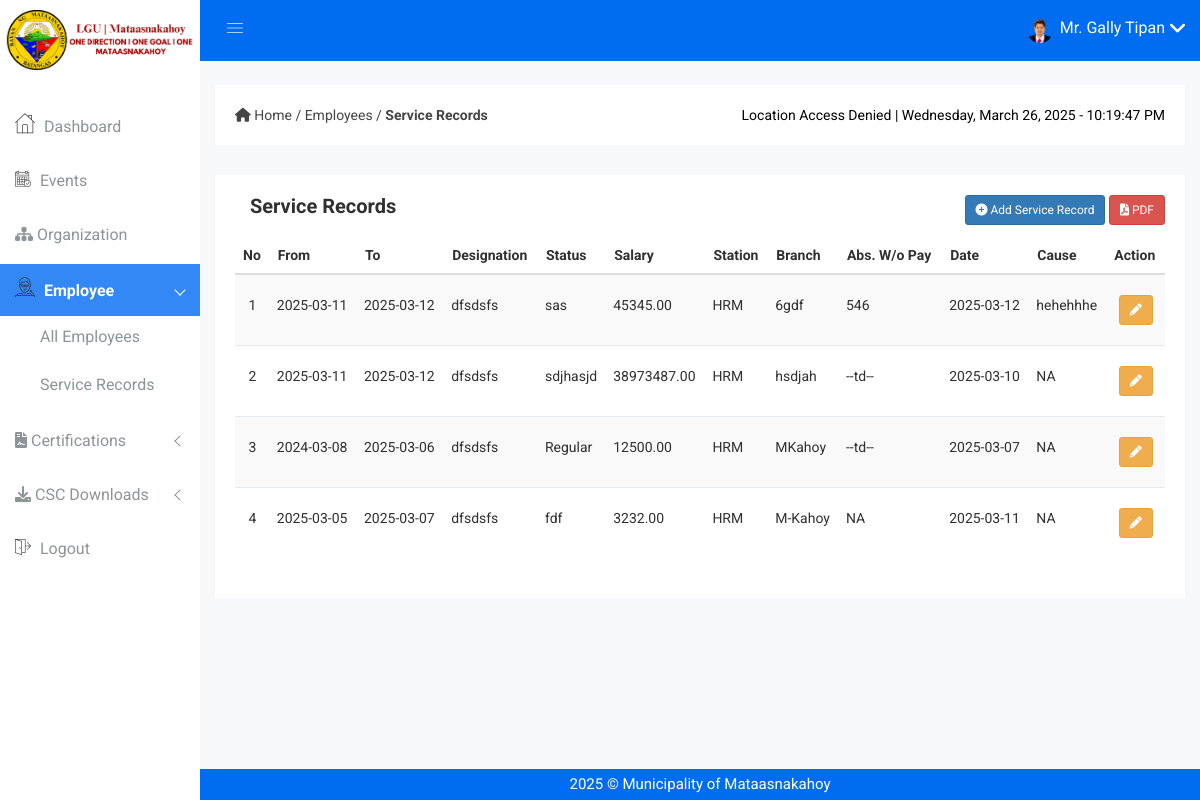
The page /service_records.php?empno=HRM-ADMIN (signed in) on the database its author committed.
### tables this page shows
CREATE TABLE IF NOT EXISTS `employee` (
  `employee_no` varchar(100) NOT NULL,
  `firstname` varchar(50) NOT NULL,
  `middlename` varchar(50) DEFAULT NULL,
  `lastname` varchar(50) NOT NULL,
  `name_extension` varchar(10) DEFAULT NULL,
  `dob` date NOT NULL,
  `pob` varchar(255) NOT NULL,
  `sex` enum('Male','Female') NOT NULL,
  `civil_status` varchar(255) DEFAULT NULL,
  `address` text NOT NULL,
  `blood_type` enum('A+','A-','B+','B-','AB+','AB-','O+','O-','Unknown') DEFAULT 'Unknown',
  `mobile_no` bigint DEFAULT NULL,
  `email_address` varchar(100) NOT NULL,
  `image` varchar(255) DEFAULT NULL,
  `created_at` timestamp NOT NULL DEFAULT CURRENT_TIMESTAMP,
  `updated_at` timestamp NOT NULL DEFAULT CURRENT_TIMESTAMP ON UPDATE CURRENT_TIMESTAMP,
  PRIMARY KEY (`employee_no`),
  UNIQUE KEY `email_address` (`email_address`)
);

CREATE TABLE IF NOT EXISTS `service_records` (
  `id` int NOT NULL AUTO_INCREMENT,
  `employee_no` varchar(100) NOT NULL,
  `from_date` date NOT NULL,
  `to_date` date NOT NULL,
  `designation` varchar(255) NOT NULL,
  `status` varchar(100) NOT NULL,
  `salary` decimal(15,2) NOT NULL,
  `station_place` varchar(255) NOT NULL,
  `branch` varchar(255) NOT NULL,
  `abs_wo_pay` varchar(50) DEFAULT NULL,
  `date_separated` date DEFAULT NULL,
  `cause_of_separation` varchar(255) DEFAULT NULL,
  `created_at` timestamp NOT NULL DEFAULT CURRENT_TIMESTAMP,
  `updated_at` timestamp NOT NULL DEFAULT CURRENT_TIMESTAMP ON UPDATE CURRENT_TIMESTAMP,
  PRIMARY KEY (`id`),
  KEY `employee_no` (`employee_no`)
);

### service_records.php (the view, shortened to what this page needs)
<?php
include "dbcon.php";
if (isset($_GET['empno'])) {
  $employee_no = $_GET['empno'];
  $query = "SELECT *
FROM service_records WHERE employee_no = ?";
  $stmt = $con->prepare($query);
  $stmt->bind_param("s", $employee_no);
  $stmt->execute();
  $result = $stmt->get_result();
  if ($row = $result->fetch_assoc()) {
    $employee_no = $row['employee_no'];
  }
}
?>
<!DOCTYPE html>
<html class="no-js" lang="en">
<head>
  <link rel="stylesheet" href="css/bootstrap.min.css" />
  <link rel="stylesheet" href="css/font-awesome.min.css" />
  <link rel="stylesheet" href="css/owl.carousel.css" />
  <link rel="stylesheet" href="css/owl.theme.css" />
  <link rel="stylesheet" href="css/owl.transitions.css" />
  <link rel="stylesheet" href="css/animate.css" />
  <link rel="stylesheet" href="css/normalize.css" />
  <link rel="stylesheet" href="css/meanmenu.min.css" />
  <link rel="stylesheet" href="css/main.css" />
  <link rel="stylesheet" href="css/educate-custon-icon.css" />
  <link rel="stylesheet" href="css/morrisjs/morris.css" />
  <link rel="stylesheet" href="css/scrollbar/jquery.mCustomScrollbar.min.css" />
  <link rel="stylesheet" href="css/metisMenu/metisMenu.min.css" />
  <link rel="stylesheet" href="css/metisMenu/metisMenu-vertical.css" />
  <link rel="stylesheet" href="style.css" />
  <link rel="stylesheet" href="css/responsive.css" />
  <link rel="stylesheet" href="//cdn.datatables.net/2.1.4/css/dataTables.dataTables.min.css" />
  <link href="https://cdn.jsdelivr.net/npm/sweetalert2@11.12.3/dist/sweetalert2.min.css" rel="stylesheet">
</head>
<body>
  <?php include 'includes/sidebar.php'; ?>
  <?php include 'includes/header.php'; ?>
  <div class="breadcome-area">
    <div class="container-fluid">
      <div class="row">
        <div class="col-lg-12">
          <div class="breadcome-list single-page-breadcome">
            <div class="row">
              <div class="col-lg-12">
                <div class="breadcome-heading">
                  <div class="row">
                    <div class="col-lg-12" style="display: flex; justify-content: space-between; align-items: center;">
                      <ul class="breadcome-menu" style="display: flex; align-items: center; padding: 0; margin: 0;">
                        <li>
                          <link rel="stylesheet" href="https://cdnjs.cloudflare.com/ajax/libs/font-awesome/6.0.0-beta3/css/all.min.css">
                          <a href="dashboard.php">
                            <i class="fas fa-home"></i> Home
                          </a>
                          <span class="bread-slash"> / </span>
                          <a href="all-employees.php">
                            Employees
                          </a>
                          <span class="bread-slash"> / </span>
                          <a href="#">
                            <strong>Service Records</strong>
                          </a>
                        </li>
                      </ul>
                      <div class="pst-container">
                        <span id="user-location">Detecting location...</span> |
                        <span id="pst-date"></span> - <span id="pst-time"></span>
                      </div>
                    </div>
                  </div>
                </div>
              </div>
            </div>
          </div>
        </div>
      </div>
    </div>
  </div>
  <div class="product-status mg-b-15">
    <div class="container-fluid">
      <div class="row">
        <div class="col-lg-12 col-md-12 col-sm-12 col-xs-12">
          <div class="product-status-wrap drp-lst">
            <div class="col-lg-6 col-md-6 col-sm-6 col-xs-12">
              <h4>Service Records</h4>
            </div>
            <div class="row">
              <div class="col-md-6 text-right">
                <div class="button-container">
                  <a href="#addservice" data-toggle="modal" class="btn btn-primary btn-border btn-round btn-sm">
                    <i class="fa-solid fa-plus-circle"></i> Add Service Record
                  </a>
                  <a href="reports/serviceRecords.php?id=<?php echo $employee_no ?>" class="btn btn-danger btn-border btn-round btn-sm"
                    target="_blank">
                    <i class="fa-solid fa-file-pdf"></i> PDF
                  </a>
                </div>
              </div>
            </div>
            <div class="asset-inner">
              <table id="certHistoryTable" class="table table-striped">
                <thead>
                  <tr>
                    <th>No</th>
                    <th>From</th>
                    <th>To</th>
                    <th>Designation</th>
                    <th>Status</th>
                    <th>Salary</th>
                    <th>Station</th>
                    <th>Branch</th>
                    <th>Abs. W/o Pay</th>
                    <th>Date</th>
                    <th>Cause</th>
                    <th>Action</th>
                  </tr>
                </thead>
                <tbody>
                  <?php
                  $stmt = $con->prepare("
                                    SELECT *
                                    FROM service_records WHERE employee_no = ?
                                    ORDER BY id DESC
                                ");
                  $stmt->bind_param("s", $employee_no);
                  $stmt->execute();
                  $result = $stmt->get_result();
                  $count = 1;
                  while ($row = $result->fetch_assoc()) {
                  ?>
                    <tr>
                      <td style="text-align: center;"><?php echo $count; ?></td>
                      <td><?php echo htmlspecialchars($row['from_date']); ?></td>
                      <td><?php echo htmlspecialchars($row['to_date']); ?></td>
                      <td><?php echo htmlspecialchars($row['designation']); ?></td>
                      <td><?php echo htmlspecialchars($row['status']); ?></td>
                      <td><?php echo htmlspecialchars($row['salary']); ?></td>
                      <td><?php echo htmlspecialchars($row['station_place']); ?></td>
                      <td><?php echo htmlspecialchars($row['branch']); ?></td>
                      <td><?php echo htmlspecialchars($row['abs_wo_pay']); ?></td>
                      <td><?php echo htmlspecialchars($row['date_separated']); ?></td>
                      <td><?php echo htmlspecialchars($row['cause_of_separation']); ?></td>
                      <td>
                        <div style="text-align: center;">
                          <a href="#editservice" data-toggle="modal" data-empid="<?php echo $row['id']; ?>"
                            class="btn btn-warning btn-border btn-round btn-sm">
                            <i class="fa fa-pencil"></i>
                          </a>
                        </div>
                      </td>
                    </tr>
                  <?php
                    $count++;
                  }
                  ?>
                </tbody>
              </table>
            </div>
          </div>
        </div>
      </div>
    </div>
  </div>
  <?php include 'includes/footer.php'; ?>

### includes/header.php (shortened to what this page needs)
<div class="all-content-wrapper">
    <div class="header-advance-area">
        <div class="header-top-area">
            <div class="container-fluid">
                <div class="row">
                    <div class="col-lg-12 col-md-12 col-sm-12 col-xs-12">
                        <div class="header-top-wraper">
                            <div class="row">
                                <div class="col-lg-1 col-md-0 col-sm-1 col-xs-12">
                                    <div class="menu-switcher-pro">
                                        <button
                                            type="button"
                                            id="sidebarCollapse"
                                            class="btn bar-button-pro header-drl-controller-btn btn-info navbar-btn">
                                            <i class="educate-icon educate-nav"></i>
                                        </button>
                                    </div>
                                </div>
                                <div class="col-lg-5 col-md-5 col-sm-12 col-xs-12">
                                    <div class="header-right-info">
                                        <ul class="nav navbar-nav mai-top-nav header-right-menu">
                                            <li class="nav-item">
                                                <?php
                                                include "dbcon.php";
                                                $user_id = $_SESSION['user_id'];
                                                if (!empty($user_id)) {
                                                    $query = "
                                                        SELECT e.image, e.firstname, e.lastname, e.sex
                                                        FROM employee e
                                                        INNER JOIN admin a ON e.employee_no = a.employee_no
                                                        WHERE a.employee_no = ?
                                                    ";
                                                    $stmt = $con->prepare($query);
                                                    $stmt->bind_param("s", $user_id);
                                                    $stmt->execute();
                                                    $result = $stmt->get_result();
                                                    if ($row = $result->fetch_assoc()) {
                                                        $imagePath = $row['image'];
                                                        $sex = strtolower($row['sex']);
                                                        if ($sex === 'male') {
                                                            $salutation = "Mr.";
                                                        } elseif ($sex === 'female') {
                                                            $salutation = "Ms.";
                                                        } else {
                                                            $salutation = "";
                                                        }
                                                        $user_image = !empty($imagePath) ? 'img/profile/' . $imagePath : 'img/mk-logo.png';
                                                        $user_name = trim("$salutation {$row['firstname']} {$row['lastname']}");
                                                    } else {
                                                        $user_image = 'img/mk-logo.png';
                                                        $user_name = 'Admin';
                                                    }
                                                } else {
                                                    $user_image = 'img/mk-logo.png';
                                                    $user_name = 'Admin';
                                                }
                                                ?>
                                                <a href="#" data-toggle="dropdown" role="button" aria-expanded="false" class="nav-link dropdown-toggle">
                                                    <img src="<?php echo htmlspecialchars($user_image); ?>" alt="User Image" />
                                                    <span class="admin-name"><?php echo htmlspecialchars($user_name); ?></span>
                                                    <i class="fa fa-angle-down edu-icon edu-down-arrow"></i>
                                                </a>
                                            </li>
                                        </ul>
                                    </div>
                                </div>
                            </div>
                        </div>
                    </div>
                </div>
            </div>
        </div>

### css/main.css (style rules this page uses)
html { color: #222; font-size: 1em; line-height: 1.4; }
audio, canvas, iframe, img, svg, video { vertical-align: middle; }

### service_records.php (style rules this page uses)
.pst-container { font-size: 14px; color: black; text-align: right; white-space: nowrap; }

### includes/footer.php (style rules this page uses)
:root { --sidebar-width: 200px; }

### rows shown on the page
employee: image (picture), user_name "Mr. Gally Tipan"
service_records: from_date "2025-03-11", to_date "2025-03-12", designation "dfsdsfs", status "sas", salary "45345.00", station_place "HRM", branch "6gdf", abs_wo_pay "546", date_separated "2025-03-12", cause_of_separation "hehehhhe"
service_records: from_date "2025-03-11", to_date "2025-03-12", designation "dfsdsfs", status "sdjhasjd", salary "38973487.00", station_place "HRM", branch "hsdjah", abs_wo_pay "--td--", date_separated "2025-03-10", cause_of_separation "NA"
service_records: from_date "2024-03-08", to_date "2025-03-06", designation "dfsdsfs", status "Regular", salary "12500.00", station_place "HRM", branch "MKahoy", abs_wo_pay "--td--", date_separated "2025-03-07", cause_of_separation "NA"
service_records: from_date "2025-03-05", to_date "2025-03-07", designation "dfsdsfs", status "fdf", salary "3232.00", station_place "HRM", branch "M-Kahoy", abs_wo_pay "NA", date_separated "2025-03-11", cause_of_separation "NA"
